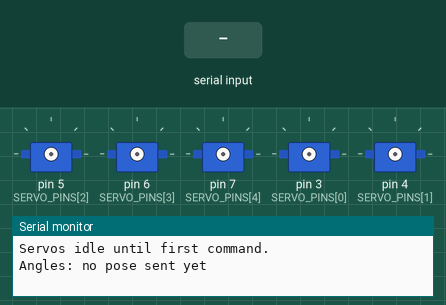
Simulated run of this sketch. Board: Arduino Uno, built with avr-gcc and run on an emulated ATmega328P. On the bench: 5 × servo, the last lines printed to the serial monitor. The inputs (shaded band) are chosen by the test bench.

Above: at 1.4 s.
1.5 s: "d\n" received over Serial
At 2.0 s:
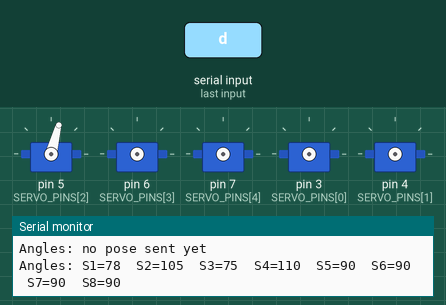
3.0 s: "r\n" received over Serial
At 4.2 s:
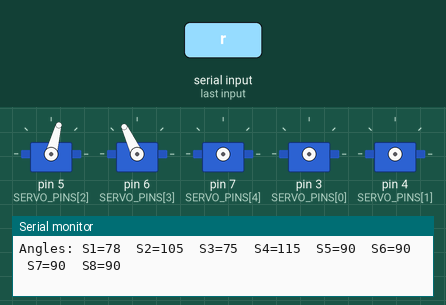
4.5 s: "t\n" received over Serial
At 5.5 s:
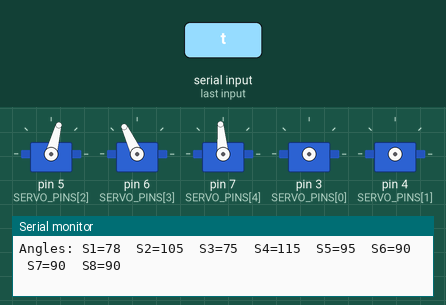
6.0 s: "q\n" received over Serial
At 6.6 s:
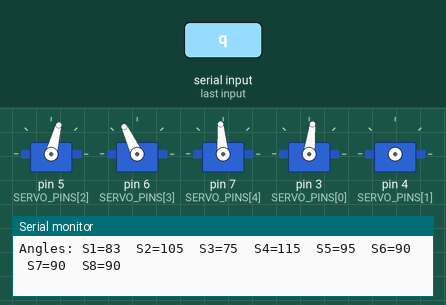
7.5 s: "w\n" received over Serial
At 7.8 s:
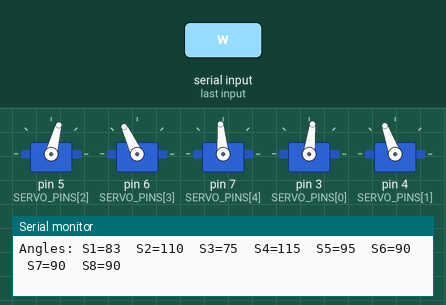
9.0 s: "a\n" received over Serial
At 10.0 s:
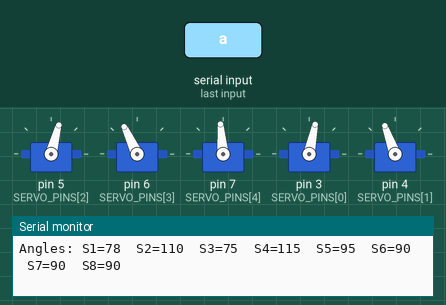
Timing chart, 0 to 11.5 s (numbered marks = the images above; inputs shaded):
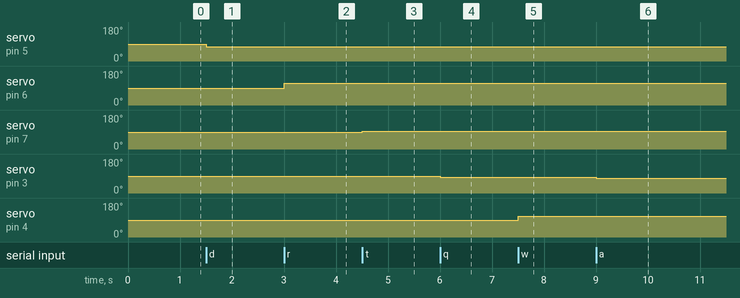

The sketch:

serial_servo_bridge.ino
```cpp
#include <Servo.h>
#include <ctype.h>
#include <stdlib.h>
#include <string.h>

static const byte NUM_SERVOS = 8;
static const byte SERVO_PINS[NUM_SERVOS] = {3, 4, 5, 6, 7, 8, 9, 10};

// Hard safety envelope. S1..S4 are widened slightly beyond the current browser-side
// defaults so the UI can be tuned live without immediately hitting firmware clamps.
static const int SERVO_MIN_ANGLES[NUM_SERVOS] = {65, 85, 75, 85, 0, 0, 0, 0};
static const int SERVO_MAX_ANGLES[NUM_SERVOS] = {90, 125, 110, 115, 180, 180, 180, 180};
static const int SERVO_NEUTRAL_ANGLES[NUM_SERVOS] = {78, 105, 80, 110, 90, 90, 90, 90};

static const int STEP_DEGREES = 5;
static const unsigned long PRINT_INTERVAL_MS = 250;

Servo servos[NUM_SERVOS];
int angles[NUM_SERVOS] = {
  SERVO_NEUTRAL_ANGLES[0], SERVO_NEUTRAL_ANGLES[1], SERVO_NEUTRAL_ANGLES[2], SERVO_NEUTRAL_ANGLES[3],
  SERVO_NEUTRAL_ANGLES[4], SERVO_NEUTRAL_ANGLES[5], SERVO_NEUTRAL_ANGLES[6], SERVO_NEUTRAL_ANGLES[7]
};
bool servoAttached[NUM_SERVOS] = {false, false, false, false, false, false, false, false};
bool hasPose = false;

char rxBuffer[96];
byte rxIndex = 0;
unsigned long lastPrintMs = 0;

int clampServoAngle(byte index, int angle) {
  if (angle < SERVO_MIN_ANGLES[index]) return SERVO_MIN_ANGLES[index];
  if (angle > SERVO_MAX_ANGLES[index]) return SERVO_MAX_ANGLES[index];
  return angle;
}

void writeServoAngle(byte index, int targetAngle) {
  int bounded = clampServoAngle(index, targetAngle);
  if (!servoAttached[index]) {
    servos[index].attach(SERVO_PINS[index]);
    servoAttached[index] = true;
    delay(5);
  }
  angles[index] = bounded;
  servos[index].write(bounded);
  hasPose = true;
}

void printAngles() {
  if (!hasPose) {
    Serial.println("Angles: no pose sent yet");
    return;
  }

  Serial.print("Angles: ");
  for (byte i = 0; i < NUM_SERVOS; i++) {
    Serial.print("S");
    Serial.print(i + 1);
    Serial.print("=");
    Serial.print(angles[i]);
    if (i < NUM_SERVOS - 1) Serial.print("  ");
  }
  Serial.println();
}

void printHelp() {
  Serial.println("InMoov Eye Serial Servo Bridge (8-channel)");
  Serial.println("Hard safety limits:");
  Serial.println("  S1 65..90   right eye horizontal");
  Serial.println("  S2 85..125  right eye vertical");
  Serial.println("  S3 75..110  right lower lid");
  Serial.println("  S4 85..115  right upper lid");
  Serial.println("  S5 0..180   generic");
  Serial.println("  S6 0..180   generic");
  Serial.println("  S7 0..180   generic");
  Serial.println("  S8 0..180   generic");
  Serial.println("Commands:");
  Serial.println("  A a1 a2 a3 a4 a5 a6 a7 a8 -> set absolute angles");
  Serial.println("  O -> all to minimum angle");
  Serial.println("  C -> all to maximum angle");
  Serial.println("  N -> all to neutral angle");
  Serial.println("  P -> print current angles");
  Serial.println("  ? or H -> show help");
  Serial.println("Single-key manual step (5 deg):");
  Serial.println("  q/a S1 +/-    w/s S2 +/-    e/d S3 +/-    r/f S4 +/-");
  Serial.println("  t/g S5 +/-    y/h S6 +/-    u/j S7 +/-    i/k S8 +/-");
}

void applyMinPose() {
  for (byte i = 0; i < NUM_SERVOS; i++) writeServoAngle(i, SERVO_MIN_ANGLES[i]);
}

void applyMaxPose() {
  for (byte i = 0; i < NUM_SERVOS; i++) writeServoAngle(i, SERVO_MAX_ANGLES[i]);
}

void applyNeutralPose() {
  for (byte i = 0; i < NUM_SERVOS; i++) writeServoAngle(i, SERVO_NEUTRAL_ANGLES[i]);
}

void stepServo(byte index, int delta) {
  writeServoAngle(index, angles[index] + delta);
  printAngles();
}

void handleSingleKey(char c) {
  char key = (char)tolower((unsigned char)c);
  switch (key) {
    case 'q': stepServo(0, +STEP_DEGREES); break;
    case 'a': stepServo(0, -STEP_DEGREES); break;
    case 'w': stepServo(1, +STEP_DEGREES); break;
    case 's': stepServo(1, -STEP_DEGREES); break;
    case 'e': stepServo(2, +STEP_DEGREES); break;
    case 'd': stepServo(2, -STEP_DEGREES); break;
    case 'r': stepServo(3, +STEP_DEGREES); break;
    case 'f': stepServo(3, -STEP_DEGREES); break;
    case 't': stepServo(4, +STEP_DEGREES); break;
    case 'g': stepServo(4, -STEP_DEGREES); break;
    case 'y': stepServo(5, +STEP_DEGREES); break;
    case 'h': stepServo(5, -STEP_DEGREES); break;
    case 'u': stepServo(6, +STEP_DEGREES); break;
    case 'j': stepServo(6, -STEP_DEGREES); break;
    case 'i': stepServo(7, +STEP_DEGREES); break;
    case 'k': stepServo(7, -STEP_DEGREES); break;
    default:
      break;
  }
}

void handleLine(char* line) {
  if (line[0] == '\0') return;

  if (line[1] == '\0') {
    char rawKey = line[0];
    char key = (char)toupper((unsigned char)rawKey);
    if (rawKey == '?' || rawKey == 'H') {
      printHelp();
      return;
    }
    if (key == 'O') {
      applyMinPose();
      printAngles();
      return;
    }
    if (key == 'C') {
      applyMaxPose();
      printAngles();
      return;
    }
    if (key == 'N') {
      applyNeutralPose();
      printAngles();
      return;
    }
    if (key == 'P') {
      printAngles();
      return;
    }
    handleSingleKey(rawKey);
    return;
  }

  if (toupper((unsigned char)line[0]) != 'A') {
    Serial.print("Unknown command: ");
    Serial.println(line);
    return;
  }

  int values[NUM_SERVOS];
  byte parsed = 0;
  char* token = strtok(line + 1, " ,\t");
  while (token != NULL && parsed < NUM_SERVOS) {
    values[parsed++] = atoi(token);
    token = strtok(NULL, " ,\t");
  }

  if (parsed != NUM_SERVOS) {
    Serial.println("ERR expected 8 angles");
    return;
  }

  for (byte i = 0; i < NUM_SERVOS; i++) writeServoAngle(i, values[i]);

  unsigned long now = millis();
  if (now - lastPrintMs >= PRINT_INTERVAL_MS) {
    printAngles();
    lastPrintMs = now;
  }
}

void setup() {
  Serial.begin(115200);
  delay(200);
  printHelp();
  Serial.println("Servos idle until first command.");
  printAngles();
}

void loop() {
  while (Serial.available() > 0) {
    char c = (char)Serial.read();

    if (c == '\r') continue;

    if (c == '\n') {
      rxBuffer[rxIndex] = '\0';
      handleLine(rxBuffer);
      rxIndex = 0;
      continue;
    }

    if (rxIndex < sizeof(rxBuffer) - 1) {
      rxBuffer[rxIndex++] = c;
    } else {
      rxIndex = 0;
      Serial.println("ERR command too long");
    }
  }
}
```

Measured:
- after the input at 1.5 s, servo on pin 5 (SERVO_PINS[2]): 90° → 75° at once
- after the input at 3.0 s, servo on pin 6 (SERVO_PINS[3]): 90° → 115° at once
- after the input at 4.5 s, servo on pin 7 (SERVO_PINS[4]): 90° → 95° at once
- after the input at 6.0 s, servo on pin 3 (SERVO_PINS[0]): 90° → 83° at once
- after the input at 7.5 s, servo on pin 4 (SERVO_PINS[1]): 90° → 110° at once
- after the input at 9.0 s, servo on pin 3 (SERVO_PINS[0]): 83° → 78° at once
